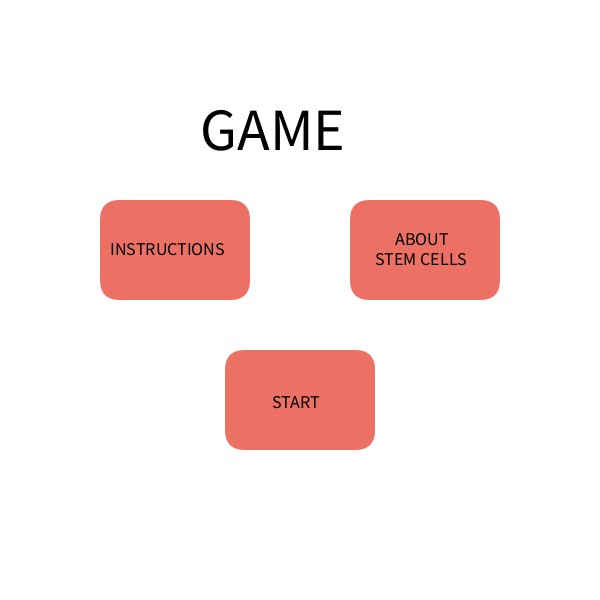
Frame 1 (no input)
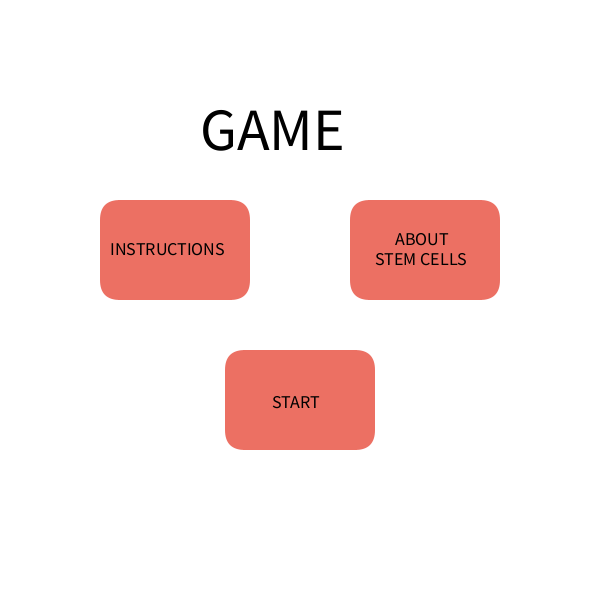
Frame 60 (the mouse pressed at the canvas centre just before this capture)
Frame 120 (the mouse held since frame 60 and released just before this capture): identical to frame 60, image omitted

The Processing sketch that drew these frames (run headless with seeded random() and noise(); from frame 60 on, the mouse is pressed at the canvas centre):

// Processing sketch: CPT
// ── CPT.pde
/* if gameScreen =
0, menu
1, start game
2, instructions
3, about
4, game over*/
int gameScreen = 0;

Menu menu;

Button instructions;
Instructions instr;

Button aboutButton;
About about;

Button start;
Game game;
GameOver gameOver;
Object player;
int score;
int levelScore;

void setup() {
  size(600, 600);
  
  menu = new Menu();
  gameOver = new GameOver();
  
  //initalize instructions screen and button
  instr = new Instructions();
  instructions = new Button(100, 200);
  instructions.setFunction("INSTRUCTIONS", 110, 255);
  
  //initialize about screen and button
  about = new About();
  aboutButton = new Button(350, 200);
  aboutButton.setFunction("ABOUT", 395, 245);
  
  //initalize game and button to start game
  game = new Game();
  start = new Button (225, 350);
  start.setFunction("START", 272, 408);
  
  //initalize beginning score and level for game
  score = 0;
  levelScore = 0;

  //initalize player
  PVector pLoc = new PVector(300, 500);
  PVector pSpeed = new PVector(0, 0);
  player = new Object(pLoc, pSpeed);
  
  player.setColor(#3498DB);
}

void draw() {
  if (gameScreen == 0) {
    menu.draw();
  } else if (gameScreen == 1) {
    game.draw();
  } else if (gameScreen == 2) {
    instr.draw();
  } else if (gameScreen == 3) {
    about.draw();
  } else if (gameScreen == 4) {
    gameOver.draw();
  }
}

void mouseClicked() {
  if (mouseX > instructions.getX() && mouseX < instructions.getX() + instructions.getLength() 
      && mouseY > instructions.getY() && mouseY < instructions.getY() + instructions.getWidth()) {
    System.out.println("instructions");
    gameScreen = 2;
  }
  
  if (mouseX > aboutButton.getX() && mouseX < aboutButton.getX() + aboutButton.getLength() && mouseY > aboutButton.getY()
      && mouseY < aboutButton.getY() + aboutButton.getWidth()) {
    System.out.println("about");
    gameScreen = 3;
  }
  
  if (mouseX > start.getX() && mouseX < start.getX() + start.getLength() && mouseY > start.getY()
      && mouseY < start.getY() + start.getWidth()) {
    System.out.println("start");
    gameScreen = 1;
  }
}

void keyReleased() {
  if (key == BACKSPACE) {
    gameScreen = 0;
    System.out.println("back");
  }
}

//move player in game according to mouse
void mouseMoved() {
  player.loc.set(mouseX, 500);
  
    if (mouseX <= player.getWidth()/2) {
    player.loc.set(player.getWidth()/2, 500);
  } else if (mouseX >= 600-(player.getWidth()/2)) {
    player.loc.set(600-player.getWidth()/2, 500);
  }
    
}
// ── About.pde
class About {
  void draw() {
    background(#FFFFFF);
    
    
    fill(#EC7063);
    textSize(40);
    text("ABOUT", 230, 100);
    
    fill(0);
    textSize(20);
    text("-Stem Cells", 100, 140);
    
    textSize(15);
    text("PRESS BACKSPACE TO RETURN TO MENU", 150, 580);
  }
}
// ── Game.pde
import java.util.Random;

public class Game {
  
  ArrayList<Object> cells = new ArrayList();
  ArrayList<Obstacle> obstacles = new ArrayList();
  
  void draw() {
    background(255, 255, 255);
   
   int frameAdjust = 0;
    if (frameCount % 180 == 0) {
      generateCells();
    } else if (levelScore > 0 && levelScore == 9 && frameCount % 180 - frameAdjust == 0) {
      for (Object cell : cells) {
        PVector newSpeed = new PVector(0, 2);
        cell.update(newSpeed);
      }
      frameAdjust = levelScore + 1; 
    }
    
    if (frameCount % 200 == 0) {
      generateObstacles();
    } else if (levelScore > 0 && levelScore == 9 && frameCount % 200 - frameAdjust == 0) {
      generateObstacles();
    } 
   
    //draw and move cells
    for (Object cell : cells) {
      cell.draw();
      cell.move();
    }
    
    //draw and move obstacles 
    for (Obstacle obstacle : obstacles) {
      obstacle.draw();
      obstacle.move();
    }
     
    player.draw();
    
    //check collision && if cell passed screen boundaries
    for (int i = 0; i < cells.size(); i++) {
      if (cells.get(i).collides(player.loc.x, player.loc.y) && cells.get(i).getColor() == player.getColor()) {
        println("collision");
        cells.remove(i);
        score ++;
        levelScore ++;
        
        //change player character
        if (levelScore == 9) {
          Random rand = new Random();
          int[] colors = {
            #3498DB, //blue
            #A569BD, //purple
            #E67E22, //orange
            #28B463, //green
            #F4D03F, //yellow
          };
          player.setColor(colors[rand.nextInt(colors.length)]);
          levelScore = 0;
        }
        
      } else if (cells.get(i).collides(player.loc.x, player.loc.y) && cells.get(i).getColor() != player.getColor()) {
        println("wrong collision");
        cells.remove(i);  
        score --;
        
        if (score < 1) {
          gameScreen = 4;
          restart();
        }
        
      } else if (cells.get(i).getYLoc() >= 660) {
        println("removed cell");
        cells.remove(i);
      }
    }
    
    for (int n = 0; n < obstacles.size(); n++) {
       if (obstacles.get(n).collides(player.loc.x, player.loc.y)) {
        println("game over");
        gameScreen = 4;
        restart();
      } else if (obstacles.get(n).getYLoc() >= 600) {
        println("removed obstacle");
        obstacles.remove(n);
      }
    }
     
    fill(0);
    textSize(20);
    text("SCORE: " + score, 10,30);
  }
  
  void generateCells() {
    Random rand = new Random();
    
    int[] colors = {
      #3498DB, //blue
      #A569BD, //purple
      #E67E22, //orange
      #28B463, //green
      #F4D03F, //yellow
    };
    int colorLoc = rand.nextInt(colors.length);
    
    PVector cLoc = new PVector(random(35, width-35), 0);
    PVector cSpeed = new PVector(0, +2);
    Object newCell = new Object(cLoc, cSpeed);
    newCell.setColor(colors[colorLoc]);
    cells.add(newCell);
  }
  
  void generateObstacles() {
    PVector oLoc = new PVector(random(20, width-20), 0);
    PVector oSpeed = new PVector(0, +2);
    Obstacle newObst = new Obstacle(oLoc, oSpeed);
    obstacles.add(newObst);
  }

  void restart() {
    gameOver.roundScore(score);
    score = 0;
    cells.clear();
    obstacles.clear();
  }
}
// ── GameOver.pde
class GameOver {
  private int currentScore;
  
  public void roundScore(int score) {
    currentScore = score;
  }
  
  void draw() {
    background(0);
    
    fill(#EC7063);
    textSize(60);
    text("GAME OVER", 120, 290);
    
    fill(#FFFFFF);
    textSize(20);
    text("YOUR SCORE: " + currentScore, 215, 330);
    
    text("PRESS BACKSPACE TO RETURN TO MENU", 100, 400);
  }
}
// ── Instructions.pde
class Instructions {
  
  void draw() {
    background(#FFFFFF);
    
    fill(#EC7063);
    textSize(40);
    text("INSTRUCTIONS", 152, 100);
    
    fill(0);
    textSize(20);
    text("-Use mouse pad to move", 164, 140);
    text("-Collect the specific cells while avoiding the obstacles", 40, 170);
    
    textSize(15);
    text("PRESS BACKSPACE TO RETURN TO MENU", 150, 580);
  }
}

// ── Menu.pde
class Button {
  private int x;
  private int y;
  private int l = 150;
  private int w = 100;
  
  String text;
  int textX;
  int textY;
  
  public Button (int x, int y) {
    this.x = x;
    this.y = y;
  }
  
  public void setFunction(String text, int textX, int textY) {
    this.text = text;
    this.textX = textX;
    this.textY = textY;
  }
  
  public int getX() {
    return x;
  }
  
  public int getY() {
    return y;
  }
  
  public int getLength() {
    return l;
  }
  
  public int getWidth() {
    return w;
  }
  
  void draw() {
    fill(#EC7063);
    rect(x, y, l, w, 20);
    
    fill(0);
    textSize(18);
    text(text, textX, textY);
  }
}

public class Menu {
  void draw() {
    background(#FFFFFF);
    
    noStroke();
    fill(0);
    textSize(60);
    text("GAME", 200, 150);

    instructions.draw();
    aboutButton.draw();
    text("STEM CELLS", 375, 265);
    start.draw();
  }
}
// ── Object.pde
public class Object {
  private PVector loc;
  private PVector speed;
  private int l = 70;  
  private int w = 60;
  private int col;
  
  public Object(PVector loc, PVector speed) {
    this.loc = loc;
    this.speed = speed;
  }
  
  public void setColor(int col) {
    this.col = col;
  }
  
  public int getColor() {
    return this.col;
  }
  
  public boolean collides(float x, float y) {
    PVector point = new PVector(x, y);
    float dist = PVector.dist(this.loc, point);
    
    return dist <= ((l+w)/2)/2;
  }
  
  void draw() {
    noStroke();
    fill(col);
    ellipse(loc.x, loc.y, l, w);
  }
  
  public int getWidth() {
    return l;
  }
  
  public float getXLoc() {
    return loc.x;
  }
  
  public float getYLoc() {
    return loc.y;
  }
  
  public PVector getLoc() {
    return loc;
  }
  
  public PVector getSpeed() {
    return speed;
  }
  
  public void setLoc(float x, float y) {
    loc = new PVector(x, y);
  }
  
  public void setLoc(PVector loc) {
    this.loc = loc;
  }
  
  public void setSpeed(PVector speed) {
    this.speed = speed;
  }
  
  public void move() {
    loc.y += speed.y;
  }
  
  public void update(PVector newSpeed) {
    loc.add(newSpeed);
  }
}
// ── Obstacle.pde
public class Obstacle extends Object {
  private int l = 20;
  private int w = 50;
  
  public Obstacle (PVector loc, PVector speed) {
    super(loc, speed);
  }
  
  void draw() {
    noStroke();
    fill(0);
    rect(getXLoc(), getYLoc(), l, w);
  }
}
// ── Player.pde
public class Player {
  private PVector loc;
  private PVector speed;
  private int l = 70;  
  private int w = 60;
  private int col;
  
  public Player(PVector loc, PVector speed) {
    this.loc = loc;
    this.speed = speed;
  }
  
  public void setColor(int col) {
    this.col = col;
  }
  
  public int getColor() {
    return this.col;
  }
  
  public boolean collides(float x, float y) {
    PVector point = new PVector(x, y);
    float dist = PVector.dist(this.loc, point);
    
    return dist <= l;
  }
  
  void draw() {
    noStroke();
    fill(col);
    ellipse(loc.x, loc.y, l, w);
  }
  
  public float getXLoc() {
    return loc.x;
  }
  
  public float getYLoc() {
    return loc.y;
  }
  
  public PVector getLoc() {
    return loc;
  }
  
  public PVector getSpeed() {
    return speed;
  }
  
  public void setLoc(float x, float y) {
    loc = new PVector(x, y);
  }
  
  public void setLoc(PVector loc) {
    this.loc = loc;
  }
  
  public void setSpeed(PVector speed) {
    this.speed = speed;
  }
  
  public void move() {
    this.loc.y += speed.y;
  }
}
